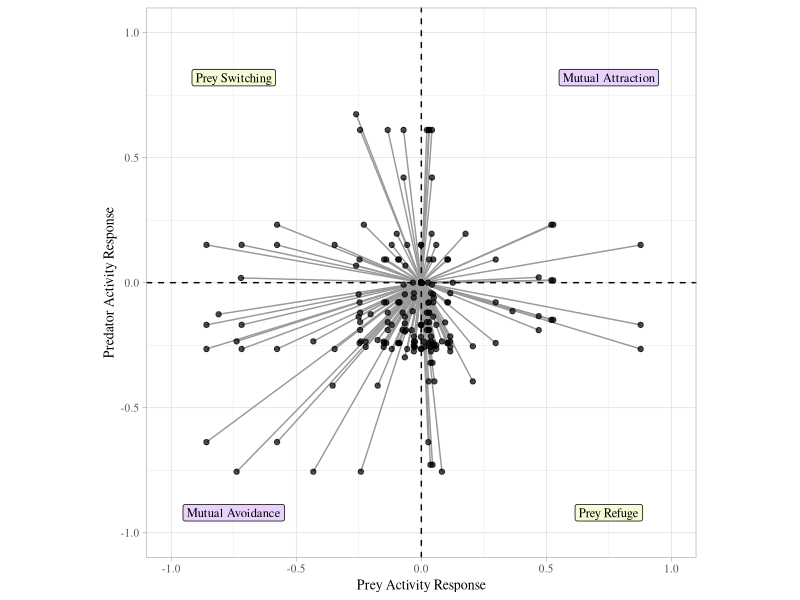
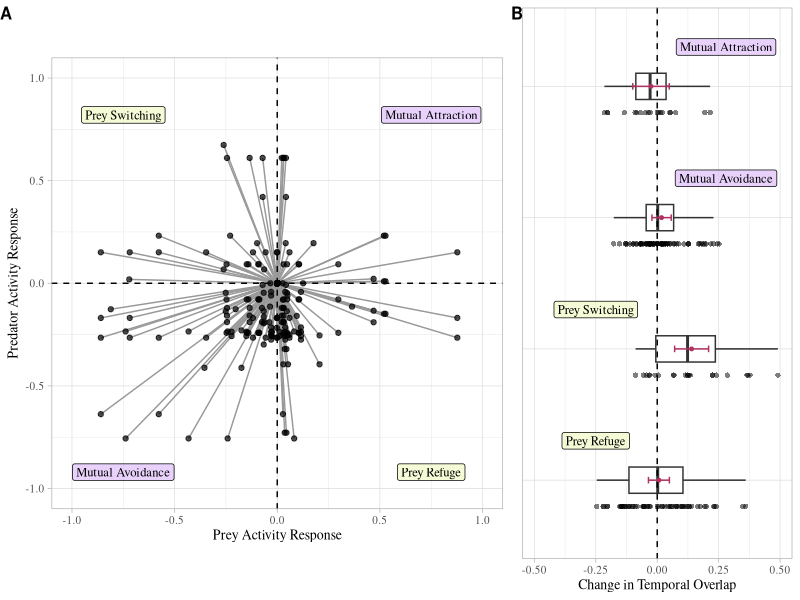

These charts were generated, in order, by the following R code:
## ---- chunk 1
knitr::opts_chunk$set(echo = FALSE, message = FALSE, warning = FALSE)
## ---- chunk 2
# Libraries
library(here) #set local working directory
library(tidyverse) #for data manipulation
library(emmeans) #for calculating estimated marginal means
library(multcomp) #for calculating CIs and tukey test
library(multcompView) #for labeling with letters
library(cowplot) #for joining plot panels
## ---- chunk 3
# Import data
data <- read_csv(here("data", "VanScoyoc_et_al_data.csv"))
## ---- chunk 4
# Center and standardize diurnal activity ratios
data <- data %>% 
        mutate(#center and standardize predator data
               pr_low_rescale = (pr_low_D_AR-0.5)*2 + #rescale diurnal activity from (0-1) to (-1-1)
                                 (-((pr_low_D_AR-0.5)*2)), #set low data to zero 
               pr_high_rescale = (pr_high_D_AR-0.5)*2 + #rescale diurnal activity from (0-1) to (-1-1)
                                 (-((pr_low_D_AR-0.5)*2)), #add opposite of pr_low_rescaled
               #center and standardize prey data
               py_low_rescale = (py_low_D_AR-0.5)*2 + #rescale diurnal activity from (0-1) to (-1-1)
                                 (-((py_low_D_AR-0.5)*2)), #set low data to zero 
               py_high_rescale = (py_high_D_AR-0.5)*2 + #rescale from (0-1) to (-1-1)
                                 (-((py_low_D_AR-0.5)*2))) #add opposite of pr_low_rescaled
## ---- chunk 5
# Tidy data for Figure2a
fig2a_data <- data %>% #call dataset
                dplyr::select(pair_ID, #select columns
                              pr_low_rescale, pr_high_rescale, 
                              py_low_rescale, py_high_rescale) %>% 
                pivot_longer(2:5) %>% #pivot data to long format for tidying human_activity level
                separate(name,c("type","human_activity"), sep = "_") %>% #separate columns
                mutate(type = ifelse(type == "pr", "predator", "prey")) %>% 
                pivot_wider(names_from = type, values_from = value) #pivot wide for plotting
## ---- chunk 6
# Fig 2a Plot

# Behavioral response pathway labels for plot 
plot_labels <- data.frame(name = c("Prey Switching", "Mutual Attraction", 
                                   "Mutual Avoidance", "Prey Refuge"),
                          x = c(-0.75, 0.75, -0.75, 0.75), 
                          y = c(0.82, 0.82, -0.92, - 0.92))
                          
plot_colors <- factor(c("#D6AEF8","#EDF7B5","#EDF7B5","#D6AEF8"))

# Plot
fig2a <- ggplot() +
        #Add data
            geom_line(data = fig2a_data, aes(x=prey, y=predator, #add lines grouped by pair_id 
                                             group = pair_ID), color = "grey60") +
            geom_point(data = fig2a_data, aes(x=prey, y=predator), alpha = 0.7) + #add points   
            geom_label(data = plot_labels, aes(x = x, y = y, #add behavioral response pathway 
                                               label = name,
                                               fill = plot_colors,
                                               alpha = 0.2), 
                                    size = 3.2, family="serif") +
          #Format plot
            scale_fill_manual(values = c("#EDF7B5","#D6AEF8")) + #fill labels with theme colors
            guides(fill="none", alpha="none") + #remove fill legend
            labs(x = "Prey Activity Response", y = "Predator Activity Response") + #label axes
            geom_vline(xintercept = 0, linetype='dashed') + #set x-axis line
            geom_hline(yintercept = 0, linetype='dashed') + #set y-axis line
            lims(x=c(-1,1),y=c(-1,1)) + #set axis limits
            coord_fixed() + #fix plot dimensions
            theme_light() + #set theme
            theme(text=element_text(size=10, family="serif")) #set text size & font
fig2a
## ---- chunk 7
# Tidy data for Figure2b
fig2b_data <- data %>% #call dataset
                mutate(pr_shift_diurnal = pr_high_D_AR - pr_low_D_AR, #predator change in diurnality
                       py_shift_diurnal = py_high_D_AR - py_low_D_AR, #prey change in diurnality
                       hypothesis = ifelse(pr_shift_diurnal < 0 & py_shift_diurnal < 0, "Mutual Avoidance", 
                                  ifelse(pr_shift_diurnal > 0 & py_shift_diurnal > 0, "Mutual Attraction",
                                    ifelse(pr_shift_diurnal > 0 & py_shift_diurnal < 0, "Prey Switching",
                                      ifelse(pr_shift_diurnal < 0 & py_shift_diurnal > 0, "Prey Refuge", 
                                             "Neutral"))))) %>% 
                dplyr::select(reference, pair_ID, #select columns for plotting
                              hypothesis, change_overlap) %>%
                filter(!grepl('Neutral', hypothesis)) %>% #remove neutral response dyads (n = 6)
                drop_na() #without dyads without overlap values (n = 5) 
  
#Results in 16 studies, n = 167 dyads
## ---- chunk 8
# Calculate confidence intervalse for Figure 2b
model <- lm(change_overlap ~ hypothesis, data = fig2b_data) #set up model
model_means <- emmeans(object = model, specs = "hypothesis") #get adjusted weight means per group
model_means_cld <- cld(object = model_means, #add letters to each mean
                       adjust = "Tukey", Letters = letters, alpha = 0.05)
## ---- chunk 9
# Behavioral response pathway labels for plot 
plot_labels2 <- data.frame(name = c("Prey Refuge", "Prey Switching",
                                    "Mutual Avoidance", "Mutual Attraction"),
                           y = c(-0.25,-0.25,0.28, 0.28), 
                           x = c(1.3,2.3,3.3,4.3))

plot_colors2 <- factor(c("#D6AEF8","#D6AEF8","#EDF7B5","#EDF7B5"))

# Fig 2b Plot 

fig2b <- ggplot() +
      #Add data
          geom_point(data = fig2b_data, aes(y = change_overlap, x = fct_relevel(hypothesis, 
            "Prey Refuge","Prey Switching","Mutual Avoidance","Mutual Attraction")), #add points
            shape = 16, alpha = 0.5, position = position_nudge(x = -0.2)) +
          geom_boxplot(data = fig2b_data, aes(y = change_overlap, x = hypothesis), #add boxplot
            width = 0.2, outlier.shape = NA, position = position_nudge(x = 0)) +
          geom_point(data = model_means_cld, #add mean
                     aes(y = emmean, x = hypothesis), size = 1, color = "maroon") +
          geom_errorbar(data = model_means_cld, #add confidence intervals
                        aes(ymin = lower.CL, ymax = upper.CL, x = hypothesis),
                        width = 0.05, color = "maroon") +
          geom_label(data = plot_labels2, aes(x = x, y = y, #add behavioral response pathway 
                                               label = name, 
                                               fill = plot_colors2, 
                                               alpha = 0.2), 
                                    size = 3.2, family="serif") +
      #Format plot
          scale_fill_manual(values = c("#EDF7B5","#D6AEF8","#EDF7B5","#EDF7B5")) + #fill plot labels
          guides(fill="none", alpha="none") + #remove fill legend
          labs(x = "", y = "Change in Temporal Overlap") + #label axes
          geom_hline(yintercept = 0, linetype = "dashed") + #set x-axis line
          theme_light() + #set theme
          theme(text=element_text(size=10, family="serif"), #format axis text   
                axis.title.y=element_blank(), #remove x axis   
                axis.text.y=element_blank(), #remove x axis   
                axis.ticks.y=element_blank()) + #remove x axis    
          coord_flip() + #flip plot orientation
          ylim(c(-0.5, 0.5)) #fix plot size
## ---- chunk 10
# Combine Figure 2 plots
figure2 <- plot_grid(fig2a, fig2b, labels = "AUTO", label_size = 12, #combine plots
                    align = "h", axis = "b", nrow = 1, rel_widths = c(3,1.7), 
                    hjust = c(0, -0.04))
figure2
#ggsave("figure2.png", figure2, height = 4, width = 6.5, units = "in", dpi = 600)
